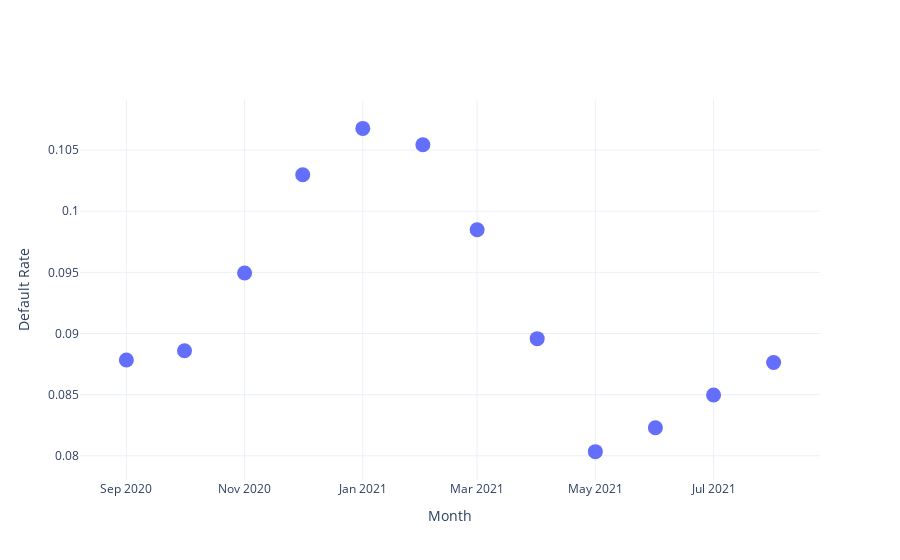

Notebook source saved alongside this figure:
### Code cell
fig = go.Figure(
    go.Scatter(name=c, x=avg_lifetime_default.index, y=avg_lifetime_default, mode='markers',
                              marker=dict(size=15))
)

fig.update_layout(xaxis=dict(title='Month'), yaxis=dict(title='Default Rate'))
fig.show()

### Figure 1 — Plotly figure (JSON) as saved in the notebook; plotly's stock layout.template omitted (floating-point values rounded to 4 significant figures)
{"data": [{"marker": {"size": 15}, "mode": "markers", "name": "2021-08", "type": "scatter", "x": ["2020-09", "2020-10", "2020-11", "2020-12", "2021-01", "2021-02", "2021-03", "2021-04", "2021-05", "2021-06", "2021-07", "2021-08"], "y": [0.08782, 0.08859, 0.09494, 0.103, 0.1068, 0.1054, 0.09849, 0.08958, 0.08034, 0.08229, 0.08497, 0.08762]}], "layout": {"xaxis": {"title": {"text": "Month"}}, "yaxis": {"title": {"text": "Default Rate"}}}}
